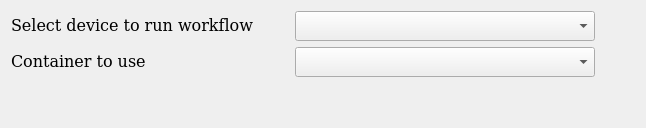
                      <widget class="QWidget" name="tab">
                       <attribute name="title">
                        <string>Basic settings</string>
                       </attribute>
                       <layout class="QGridLayout" name="gridLayout_39">
                        <item row="0" column="0">
                         <widget class="QLabel" name="label_9">
                          <property name="font">
                           <font>
                            <family>DejaVu Math TeX Gyre</family>
                            <pointsize>12</pointsize>
                            <bold>false</bold>
                           </font>
                          </property>
                          <property name="text">
                           <string>Select device to run workflow</string>
                          </property>
                         </widget>
                        </item>
                        <item row="0" column="3">
                         <spacer name="horizontalSpacer_89">
                          <property name="orientation">
                           <enum>Qt::Orientation::Horizontal</enum>
                          </property>
                          <property name="sizeHint" stdset="0">
                           <size>
                            <width>40</width>
                            <height>20</height>
                           </size>
                          </property>
                         </spacer>
                        </item>
                        <item row="1" column="1">
                         <widget class="QPushButton" name="container_info">
                          <property name="minimumSize">
                           <size>
                            <width>30</width>
                            <height>30</height>
                           </size>
                          </property>
                          <property name="maximumSize">
                           <size>
                            <width>30</width>
                            <height>30</height>
                           </size>
                          </property>
                          <property name="toolTip">
                           <string>&lt;html&gt;&lt;head/&gt;&lt;body&gt;&lt;p&gt;&lt;span style=&quot; font-size:11pt;&quot;&gt;Which container of BiaPy to use. The GUI has always a default container version linked but if there are new available they will be listed too.&lt;/span&gt;&lt;/p&gt;&lt;/body&gt;&lt;/html&gt;</string>
                          </property>
                          <property name="styleSheet">
                           <string notr="true">QPushButton {
  border: none;
}</string>
                          </property>
                          <property name="text">
                           <string/>
                          </property>
                         </widget>
                        </item>
                        <item row="1" column="0">
                         <widget class="QLabel" name="container_version_label">
                          <property name="font">
                           <font>
                            <family>DejaVu Math TeX Gyre</family>
                            <pointsize>12</pointsize>
                            <bold>false</bold>
                           </font>
                          </property>
                          <property name="text">
                           <string>Container to use</string>
                          </property>
                         </widget>
                        </item>
                        <item row="0" column="2">
                         <widget class="QComboBox" name="device_input">
                          <property name="minimumSize">
                           <size>
                            <width>300</width>
                            <height>30</height>
                           </size>
                          </property>
                          <property name="maximumSize">
                           <size>
                            <width>16777215</width>
                            <height>30</height>
                           </size>
                          </property>
                          <property name="font">
                           <font>
                            <family>DejaVu Math TeX Gyre</family>
                            <pointsize>12</pointsize>
                           </font>
                          </property>
                         </widget>
                        </item>
                        <item row="1" column="2">
                         <widget class="QComboBox" name="container_input">
                          <property name="minimumSize">
                           <size>
                            <width>0</width>
                            <height>30</height>
                           </size>
                          </property>
                          <property name="maximumSize">
                           <size>
                            <width>16777215</width>
                            <height>30</height>
                           </size>
                          </property>
                          <property name="font">
                           <font>
                            <family>DejaVu Math TeX Gyre</family>
                            <pointsize>12</pointsize>
                           </font>
                          </property>
                         </widget>
                        </item>
                        <item row="0" column="1">
                         <widget class="QPushButton" name="device_info">
                          <property name="minimumSize">
                           <size>
                            <width>30</width>
                            <height>30</height>
                           </size>
                          </property>
                          <property name="maximumSize">
                           <size>
                            <width>30</width>
                            <height>30</height>
                           </size>
                          </property>
                          <property name="toolTip">
                           <string>&lt;html&gt;&lt;head/&gt;&lt;body&gt;&lt;p&gt;&lt;span style=&quot; font-size:11pt;&quot;&gt;Select the device in which you want to run BiaPy. If a GPU is used the process will be much faster (specially the training).&lt;/span&gt;&lt;/p&gt;&lt;/body&gt;&lt;/html&gt;</string>
                          </property>
                          <property name="styleSheet">
                           <string notr="true">QPushButton {
  border: none;
}</string>
                          </property>
                          <property name="text">
                           <string/>
                          </property>
                         </widget>
                        </item>
                        <item row="2" column="0">
                         <spacer name="verticalSpacer_62">
                          <property name="orientation">
                           <enum>Qt::Orientation::Vertical</enum>
                          </property>
                          <property name="sizeHint" stdset="0">
                           <size>
                            <width>20</width>
                            <height>40</height>
                           </size>
                          </property>
                         </spacer>
                        </item>
                       </layout>
                      </widget>
